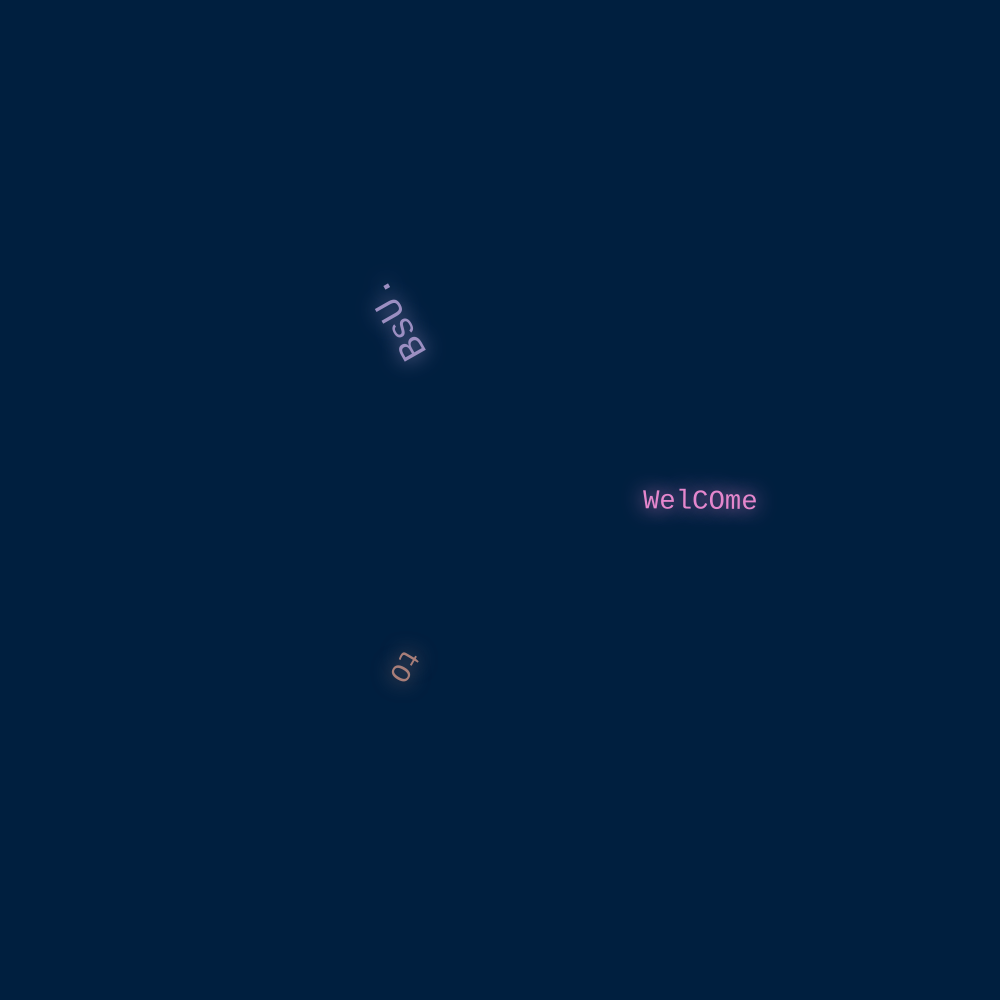
Frame 1 (no input)
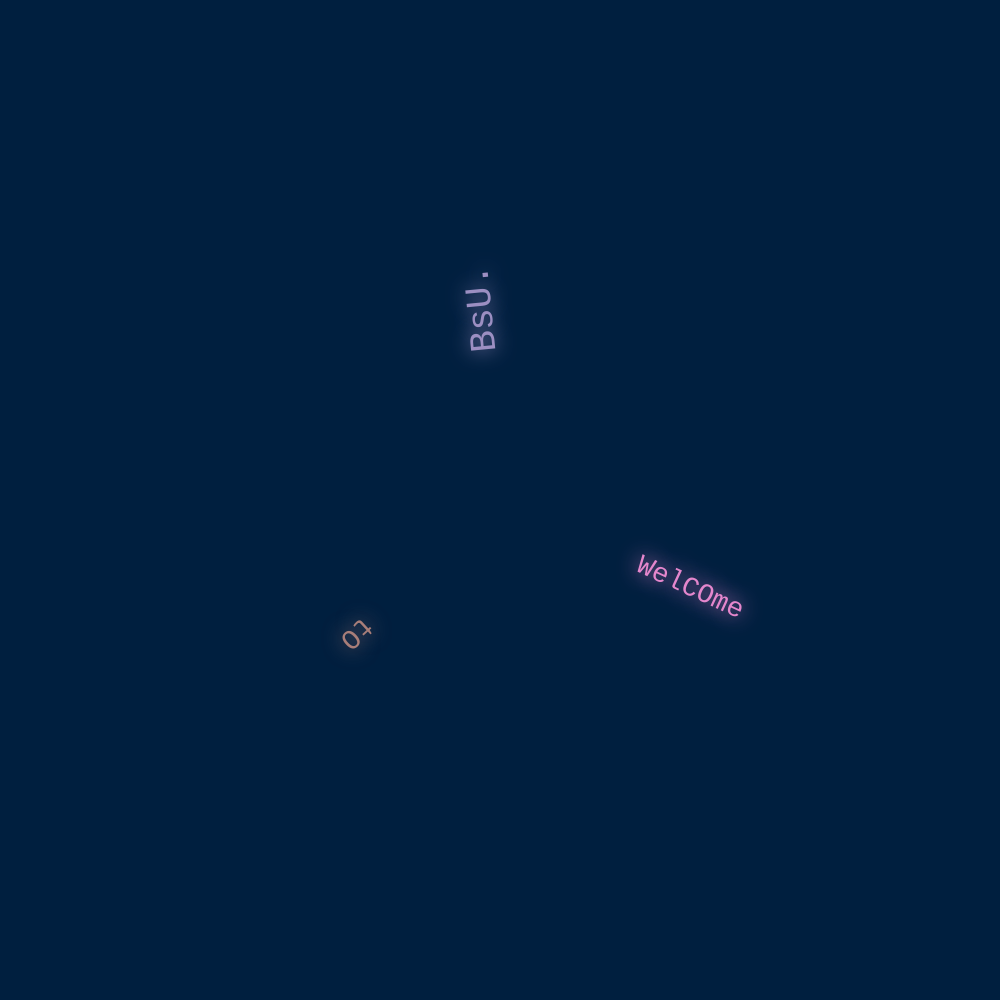
Frame 60 (no input)
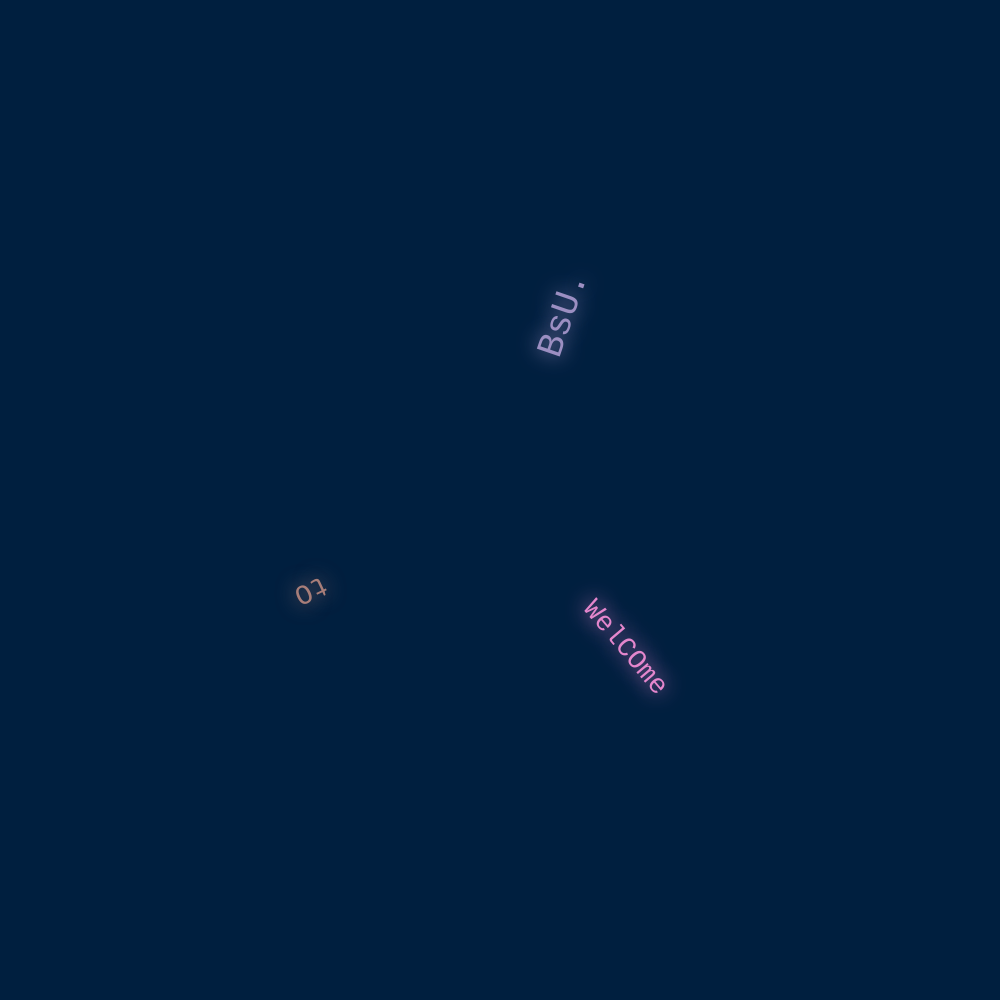
Frame 120 (the mouse pressed at the canvas centre since frame 60)

The p5.js sketch that drew these frames (run headless with seeded random() and noise() and a simulated clock; from frame 60 on, the mouse is pressed at the canvas centre):

// p5.js sketch
// ── sketch.js
let words = [];
let quote = "WelCOme tO BsU.";

function setup() {
  createCanvas(1000, 1000);
  textFont("Courier New");
  textSize(30);
  angleMode(DEGREES);
  let angleStep = 360 / quote.split(" ").length;
  let radius = 200;
  for (let i = 0; i < quote.split(" ").length; i++) {
    let w = quote.split(" ")[i];
    let angle = i * angleStep;
    words.push(new Word(w, width / 2, height / 2, angle, radius));
  }
}

function draw() {
  background('#001f3f');
  translate(width / 2, height / 2);

  for (let word of words) {
    word.update();
    word.display();
  }
}

class Word {
  constructor(text, cx, cy, angle, radius) {
    this.text = text;
    this.cx = cx;
    this.cy = cy;
    this.angle = angle;
    this.radius = radius;
    this.speed = random(0.2, 0.5);
    this.size = random(24, 40);
    this.color = color(random(150, 255), random(100, 200), random(255));
  }

  update() {
    this.angle += this.speed;
    let rad = this.radius + sin(frameCount + this.angle * 2) * 10;
    this.x = cos(this.angle) * rad;
    this.y = sin(this.angle) * rad;
  }

  display() {
    fill(this.color);
    textAlign(CENTER, CENTER);
    push();
    translate(this.x, this.y);
    rotate(this.angle);
    textSize(this.size);
    drawingContext.shadowBlur = 20;
    drawingContext.shadowColor = this.color;
    text(this.text, 0, 0);
    drawingContext.shadowBlur = 0;
    pop();
  }

  isHovered(mx, my) {
    let d = dist(mx, my, this.x, this.y);
    return d < textWidth(this.text) / 2;
  }
}
